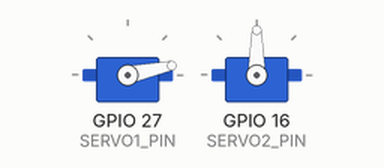
Recording of a sketch running on a simulated ESP32. Parts: 2 × servo. What the sketch prints to the serial monitor is not drawn.

Above: at 1.25 s.
At 4.0 s:
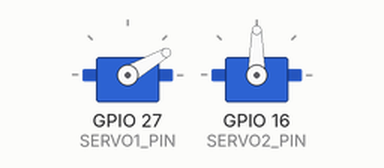
At 6.85 s:
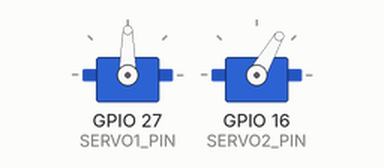
At 12.45 s:
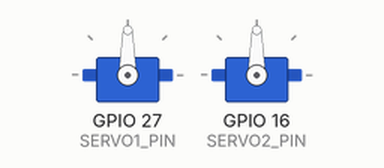
Timing chart, 0 to 15.9 s (numbered marks = the images above):
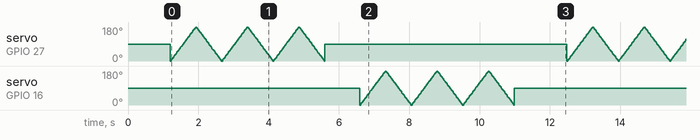

Measured:
- by itself, servo on GPIO 27 (SERVO1_PIN), servo on GPIO 16 (SERVO2_PIN): moves between 0° and 180°, repeating every 11.3 s

The sketch:

servo_sweep_check.ino
```cpp
/*
 * servo_sweep_check.ino — "are the servos alive?" check
 * -----------------------------------------------------
 * A servo gives NO feedback, so software can't detect if it's wired/powered.
 * This just forces BIG full sweeps (0 <-> 180), one servo at a time, and tells
 * you on Serial which one to watch. If it doesn't move during its turn, that
 * servo has a power/ground/signal problem (not a code problem).
 *
 * Library: ESP32Servo.
 * Pins: Servo 1 = P27 , Servo 2 = P16
 */

#include <ESP32Servo.h>

const int SERVO1_PIN = 27;
const int SERVO2_PIN = 16;
Servo servo1, servo2;

void fullSweep(Servo& s, const char* name) {
  Serial.printf(">>> WATCH %s now — sweeping 0..180 three times\n", name);
  for (int rep = 0; rep < 3; rep++) {
    for (int a = 0; a <= 180; a += 3) { s.write(a); delay(12); }
    for (int a = 180; a >= 0; a -= 3) { s.write(a); delay(12); }
  }
  s.write(90);
  Serial.printf("    (%s done — did it move?)\n", name);
}

void setup() {
  Serial.begin(115200);
  delay(400);
  Serial.println();
  Serial.println(F("=== Servo sweep check ==="));
  servo1.setPeriodHertz(50);
  servo2.setPeriodHertz(50);
  servo1.attach(SERVO1_PIN, 500, 2400);
  servo2.attach(SERVO2_PIN, 500, 2400);
  servo1.write(90);
  servo2.write(90);
  delay(800);
}

void loop() {
  fullSweep(servo1, "SERVO 1 (P27, entry)");
  delay(1000);
  fullSweep(servo2, "SERVO 2 (P16, exit)");
  delay(1500);
}
```
